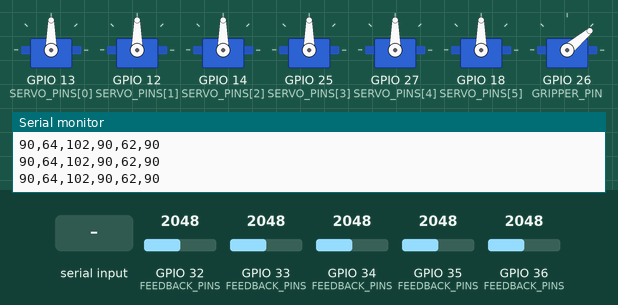
A program run on a simulated ESP32. On the bench: 7 × servo, the last lines printed to the serial monitor. The test bench sets the inputs (shaded band); at power-on: GPIO 32 (FEEDBACK_PINS) = 2048, GPIO 33 (FEEDBACK_PINS) = 2048, GPIO 34 (FEEDBACK_PINS) = 2048, GPIO 35 (FEEDBACK_PINS) = 2048, GPIO 36 (FEEDBACK_PINS) = 2048 (analog values on the 0–4095 scale).

Above: at 1.7 s.
1.8 s: "90,45,200,10,150,30\n" received over Serial
At 4.0 s:
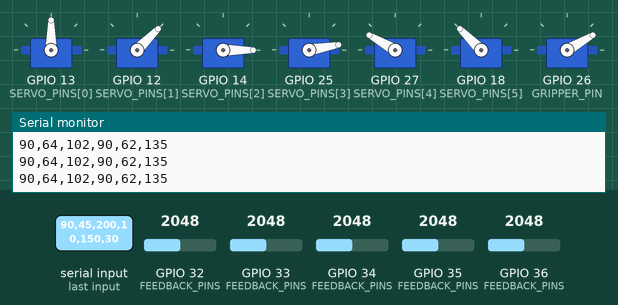
4.4 s: "HOME\n" received over Serial
At 4.62 s:
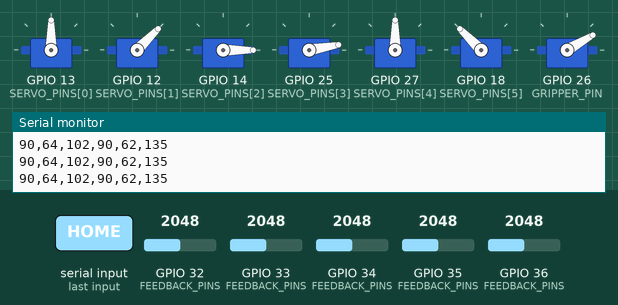
6.3 s: "CLOSE\n" received over Serial
At 6.7 s:
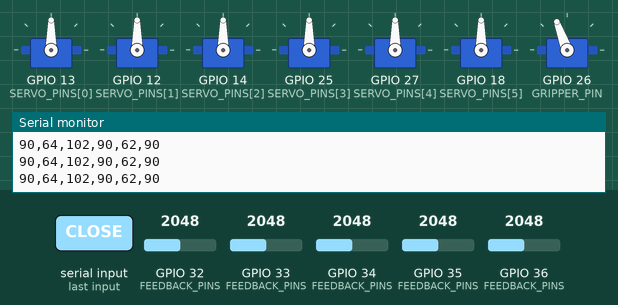
7.8 s: "GRIP 90\n" received over Serial
At 9.0 s:
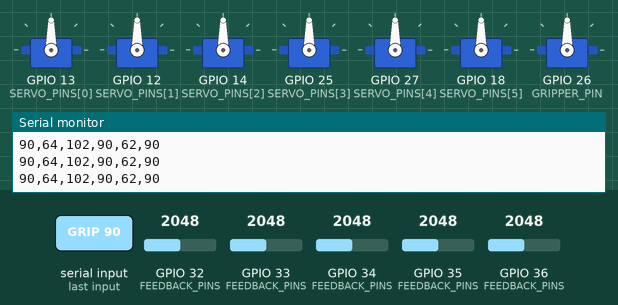
9.3 s: "90,45,200,10,150,30\n" received over Serial
At 10.3 s:
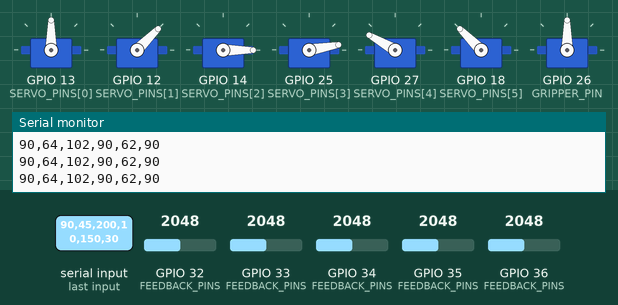
11.9 s: "GRIP CLOSE\n" received over Serial
At 12.2 s:
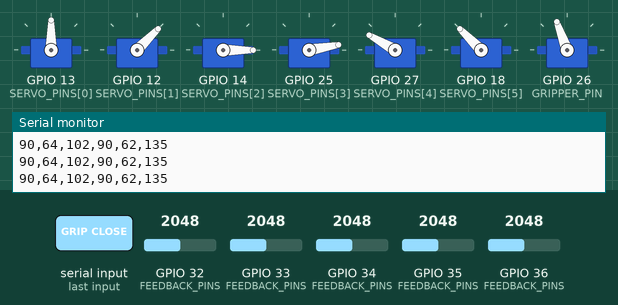
Timing chart, 0 to 14.4 s (numbered marks = the images above; inputs shaded):
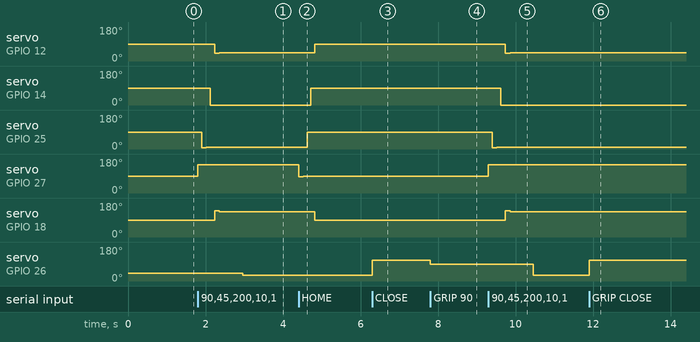

Measured:
- after the input at 1.8 s, servo on GPIO 12 (SERVO_PINS[1]): 90° → 41° after 0.44 s, → 45° 0.12 s later; servo on GPIO 14 (SERVO_PINS[2]): 90° → 0° after 0.32 s
- after the input at 4.4 s, servo on GPIO 12 (SERVO_PINS[1]): 45° → 90° after 0.42 s; servo on GPIO 14 (SERVO_PINS[2]): 0° → 90° after 0.32 s; servo on GPIO 25 (SERVO_PINS[3]): 10° → 90° after 0.22 s; servo on GPIO 27 (SERVO_PINS[4]): 150° → 86° at once, → 90° 0.12 s later; servo on GPIO 18 (SERVO_PINS[5]): 135° → 90° after 0.42 s
- after the input at 6.3 s, servo on GPIO 26 (GRIPPER_PIN): 30° → 110° at once
- after the input at 7.8 s, servo on GPIO 26 (GRIPPER_PIN): 110° → 90° at once
- after the input at 9.3 s, servo on GPIO 12 (SERVO_PINS[1]): 90° → 41° after 0.44 s, → 45° 0.12 s later; servo on GPIO 14 (SERVO_PINS[2]): 90° → 0° after 0.32 s
- after the input at 11.9 s, servo on GPIO 26 (GRIPPER_PIN): 30° → 110° at once

The program:

main.cpp
```cpp
/*
 * 6-DOF Robotic Arm - ESP32 main firmware (six servos, five analog feedback channels)
 *
 * Serial protocol, 115200 baud, one command per line:
 *   PC -> ESP32
 *     s1,s2,s3,s4,s5   Five joint angles (0-180) in MATLAB's frame, exactly what
 *                      matlab/hardware/arm_control_app.m sends.
 *     s1,s2,s3,s4,s5,g Same, plus a gripper angle applied after the arm has moved.
 *     OPEN / CLOSE     Open or close the gripper (also GRIP OPEN, GRIP CLOSE).
 *     GRIP <0-180>     Set the gripper servo to an angle.
 *     HOME             Move to HOME_POSE.
 *     CAL              Print the raw ADC value of every feedback channel (for calibration).
 *   ESP32 -> PC
 *     f1,f2,f3,f4,f5,f6  Measured joint angles in the same frame as s1..s5, sent every
 *                        FEEDBACK_PERIOD_MS and after every move. Joint 6 has no feedback
 *                        wire, so its commanded angle is reported.
 *                        matlab/hardware/moving_physical_arm.m reads these lines.
 *     # GRIP <angle>     Gripper position after every gripper command.
 *     # ...              Status messages. They start with '#', so parsers can skip them.
 *
 * Note: GPIO 12 is an ESP32 boot-strapping pin. If the board fails to boot with the
 * servo signal wire connected, unplug it while powering up or move servo 2 to another pin.
 */

#include <Arduino.h>
#include <ESP32Servo.h>

// ===================== Pins =====================
const int NUM_SERVOS = 6;
const int NUM_FEEDBACK = 5;

// S1 base, S2 shoulder, S3 elbow, S4 wrist, S5 wrist, S6 mirrors S2
const int SERVO_PINS[NUM_SERVOS] = {13, 12, 14, 25, 27, 18};

// Gripper servo (SG90-type, geared gripper). Not one of the six arm servos: S6 mirrors S2.
// GPIO 26 is a free, boot-safe PWM pin - CHECK that it matches your wiring.
const int GRIPPER_PIN = 26;

// Analog feedback for S1..S5 (all ADC1 pins)
const int FEEDBACK_PINS[NUM_FEEDBACK] = {33, 32, 35, 36, 34};

// ===================== Calibration =====================
// ADC reading with the servo at 0 deg and at 180 deg. The mapping works in either
// direction, so a channel whose reading drops as the angle rises needs no special case.
// PLACEHOLDERS carried over from the previous code: send "CAL" at 0 and 180 deg for
// each servo and replace these with the measured values.
int adcAt0[NUM_FEEDBACK]   = {4095, 3150, 3600, 4095, 3100};
int adcAt180[NUM_FEEDBACK] = {0,    60,   0,    0,    70};

const int ADC_SAMPLES = 8;  // readings averaged per channel to reduce noise

// ===================== Motion =====================
// Servo angles of the home pose. 90 deg everywhere is a placeholder: check it is safe.
const int HOME_POSE[NUM_SERVOS] = {90, 90, 90, 90, 90, 90};

// Go to HOME first when any joint has to move more than this (e.g. square A1 -> B1).
// Small moves, such as the jog buttons in the MATLAB app, go straight to the target.
const int HOME_FIRST_THRESHOLD_DEG = 30;

// Gripper angles - PLACEHOLDERS: find the real open/closed angles with "GRIP <angle>".
const int GRIPPER_OPEN = 40;
const int GRIPPER_CLOSED = 110;
const int GRIPPER_SETTLE_MS = 400;  // time for the fingers to finish moving

const int JOINT_DELAY_MS = 100;  // pause between joints (wrist -> base order)

// Anti-backlash: every joint finishes its move travelling upward. A joint that has to move
// down first overshoots OVERSHOOT_DEG below the target and then comes back up, so the gear
// slack always sits on the same side. That turns backlash into a constant offset, which the
// hand-measured square table already contains. In simulation (matlab/simulation) this raised
// the grasp success rate from 12 % to 99 % with typical hobby-servo backlash.
const bool ANTI_BACKLASH = true;
const int OVERSHOOT_DEG = 4;
const int OVERSHOOT_SETTLE_MS = 120;
const int SETTLE_MS = 500;       // pause after a move before reading feedback
const unsigned long FEEDBACK_PERIOD_MS = 200;

// ===================== State =====================
Servo servos[NUM_SERVOS];
Servo gripper;
int gripperAngle = GRIPPER_OPEN;
int current[NUM_SERVOS];  // last angle written to each servo (replaces prev1..prev6)
unsigned long lastFeedback = 0;

// ---------- MATLAB frame -> servo angles ----------
void commandToServo(const int s[5], int out[NUM_SERVOS])
{
  out[0] = constrain(s[0], 0, 180);
  out[1] = constrain(s[1], 0, 180);
  out[2] = constrain(180 - s[2], 0, 180);  // servo 3 is mounted inverted
  out[3] = constrain(s[3], 0, 180);
  out[4] = constrain(s[4], 0, 180);
  out[5] = 180 - out[1];                   // servo 6 mirrors servo 2
}

// ---------- Movement ----------
bool writeJoint(int i, int angle)
{
  if (angle == current[i])
    return false;
  servos[i].write(angle);
  current[i] = angle;
  return true;
}

// Moves one joint, approaching from below when ANTI_BACKLASH is on.
bool approachJoint(int i, int angle)
{
  if (ANTI_BACKLASH && angle < current[i])
  {
    writeJoint(i, max(0, angle - OVERSHOOT_DEG));
    delay(OVERSHOOT_SETTLE_MS);
  }
  return writeJoint(i, angle);
}

// S2 and its mirror S6 move as a pair; the approach direction follows S2.
bool approachShoulder(int s2, int s6)
{
  if (ANTI_BACKLASH && s2 < current[1])
  {
    int pre = max(0, s2 - OVERSHOOT_DEG);
    writeJoint(1, pre);
    writeJoint(5, 180 - pre);
    delay(OVERSHOOT_SETTLE_MS);
  }
  bool a = writeJoint(1, s2);
  bool b = writeJoint(5, s6);  // was missing before: S6 never received its angle
  return a || b;
}

// Moves wrist -> base: S5, S4, S3, S2 together with S6, then S1.
void moveRobot(const int target[NUM_SERVOS])
{
  bool moved = false;

  const int wristToElbow[] = {4, 3, 2};
  for (int k = 0; k < 3; k++)
  {
    if (approachJoint(wristToElbow[k], target[wristToElbow[k]]))
    {
      moved = true;
      delay(JOINT_DELAY_MS);
    }
  }

  if (approachShoulder(target[1], target[5]))
  {
    moved = true;
    delay(JOINT_DELAY_MS);
  }

  if (approachJoint(0, target[0]))
    moved = true;

  if (moved)
    delay(SETTLE_MS);
}

int largestJointChange(const int target[NUM_SERVOS])
{
  int largest = 0;
  for (int i = 0; i < NUM_SERVOS; i++)
    largest = max(largest, abs(target[i] - current[i]));
  return largest;
}

// ---------- Gripper ----------
void setGripper(int angle)
{
  angle = constrain(angle, 0, 180);
  if (angle != gripperAngle)
  {
    gripper.write(angle);
    gripperAngle = angle;
    delay(GRIPPER_SETTLE_MS);
  }
  Serial.printf("# GRIP %d\n", gripperAngle);
}

// ---------- Feedback ----------
int readAdc(int pin)
{
  long sum = 0;
  for (int k = 0; k < ADC_SAMPLES; k++)
    sum += analogRead(pin);
  return sum / ADC_SAMPLES;
}

int adcToServoAngle(int i, int adc)
{
  long span = adcAt180[i] - adcAt0[i];
  if (span == 0)
    return -1;  // calibration missing
  long angle = lroundf((float)(adc - adcAt0[i]) * 180.0f / span);  // round, don't truncate
  return (int)constrain(angle, 0L, 180L);
}

void sendFeedback()
{
  int a[NUM_FEEDBACK];
  for (int i = 0; i < NUM_FEEDBACK; i++)
    a[i] = adcToServoAngle(i, readAdc(FEEDBACK_PINS[i]));

  int f3 = (a[2] < 0) ? -1 : 180 - a[2];  // undo servo 3 inversion -> MATLAB frame

  Serial.printf("%d,%d,%d,%d,%d,%d\n", a[0], a[1], f3, a[3], a[4], current[5]);
}

void printRawAdc()
{
  Serial.print("# RAW");
  for (int i = 0; i < NUM_FEEDBACK; i++)
    Serial.printf(" FB%d=%d", i + 1, readAdc(FEEDBACK_PINS[i]));
  Serial.println();
}

// ---------- Commands ----------
void handleLine(String msg)
{
  msg.trim();
  if (msg.length() == 0)
    return;  // MATLAB's writeline() adds a second newline; ignore the empty line

  String cmd = msg;
  cmd.toUpperCase();

  if (cmd == "HOME")
  {
    moveRobot(HOME_POSE);
    Serial.println("# HOME reached");
    sendFeedback();
    return;
  }

  if (cmd == "CAL")
  {
    printRawAdc();
    return;
  }

  if (cmd == "OPEN" || cmd == "GRIP OPEN")
  {
    setGripper(GRIPPER_OPEN);
    return;
  }

  if (cmd == "CLOSE" || cmd == "GRIP CLOSE")
  {
    setGripper(GRIPPER_CLOSED);
    return;
  }

  int g = -1;
  if (sscanf(cmd.c_str(), "GRIP %d", &g) == 1)
  {
    setGripper(g);
    return;
  }

  int s[5];
  int n = sscanf(msg.c_str(), "%d,%d,%d,%d,%d,%d", &s[0], &s[1], &s[2], &s[3], &s[4], &g);
  if (n != 5 && n != 6)
  {
    Serial.print("# ERR expected s1,s2,s3,s4,s5[,g] but got: ");
    Serial.println(msg);
    return;
  }

  int target[NUM_SERVOS];
  commandToServo(s, target);

  if (largestJointChange(target) > HOME_FIRST_THRESHOLD_DEG)
    moveRobot(HOME_POSE);

  moveRobot(target);

  Serial.printf("# OK %d,%d,%d,%d,%d\n", s[0], s[1], s[2], s[3], s[4]);
  if (n == 6)
    setGripper(g);  // after the arm has arrived, so it grips/releases in place
  sendFeedback();
}

// ===================== Setup / loop =====================
void setup()
{
  Serial.begin(115200);
  analogReadResolution(12);  // 0..4095

  ESP32PWM::allocateTimer(0);
  ESP32PWM::allocateTimer(1);
  ESP32PWM::allocateTimer(2);
  ESP32PWM::allocateTimer(3);

  for (int i = 0; i < NUM_SERVOS; i++)
  {
    servos[i].setPeriodHertz(50);
    servos[i].attach(SERVO_PINS[i], 500, 2400);
    servos[i].write(HOME_POSE[i]);
    current[i] = HOME_POSE[i];
  }

  gripper.setPeriodHertz(50);
  gripper.attach(GRIPPER_PIN, 500, 2400);
  gripper.write(GRIPPER_OPEN);

  delay(SETTLE_MS);
  Serial.println("# ROBOT READY - send s1,s2,s3,s4,s5[,g] | HOME | OPEN | CLOSE | GRIP <a> | CAL");
}

void loop()
{
  if (Serial.available() > 0)
    handleLine(Serial.readStringUntil('\n'));

  if (millis() - lastFeedback >= FEEDBACK_PERIOD_MS)
  {
    lastFeedback = millis();
    sendFeedback();
  }
}
```
